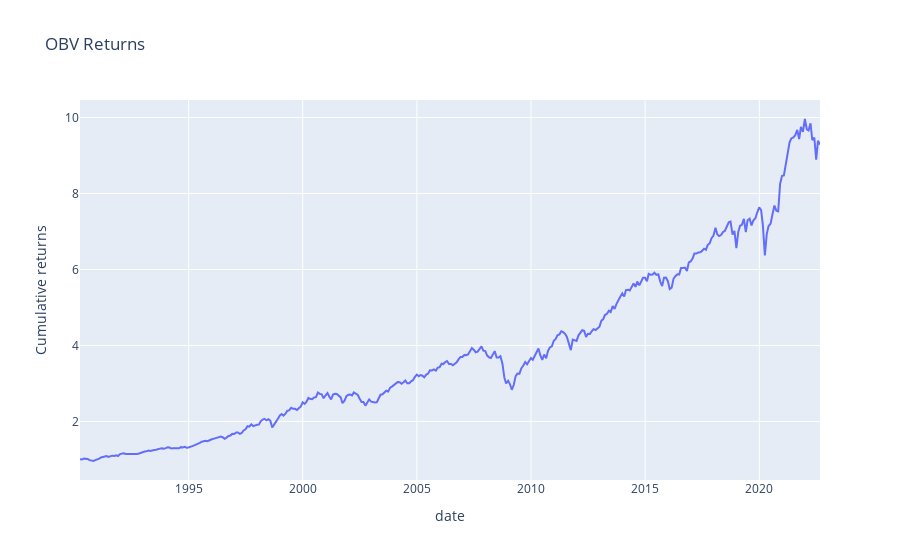

The cell this chart's notebook holds for it:
### Markdown cell above
### Evaluation

### Code cell
px.line(strategy_returns, y='vol_cum_rets', x='date', labels={'vol_cum_rets': 'Cumulative returns'}, title = 'OBV Returns').show()

### Figure 1 — Plotly figure (JSON) as saved in the notebook; plotly's stock layout.template omitted (floating-point values rounded to 4 significant figures; data arrays with more than 128 entries replaced by an {"elided": "..."} marker saying what was removed)
{"data": [{"hovertemplate": "date=%{x}<br>Cumulative returns=%{y}<extra></extra>", "legendgroup": "", "line": {"color": "#636efa", "dash": "solid"}, "marker": {"symbol": "circle"}, "mode": "lines", "name": "", "orientation": "v", "showlegend": false, "type": "scatter", "x": {"elided": "390 str values"}, "xaxis": "x", "y": {"elided": "390 float values"}, "yaxis": "y"}], "layout": {"legend": {"tracegroupgap": 0}, "title": {"text": "OBV Returns"}, "xaxis": {"anchor": "y", "domain": [0, 1], "title": {"text": "date"}}, "yaxis": {"anchor": "x", "domain": [0, 1], "title": {"text": "Cumulative returns"}}}}
